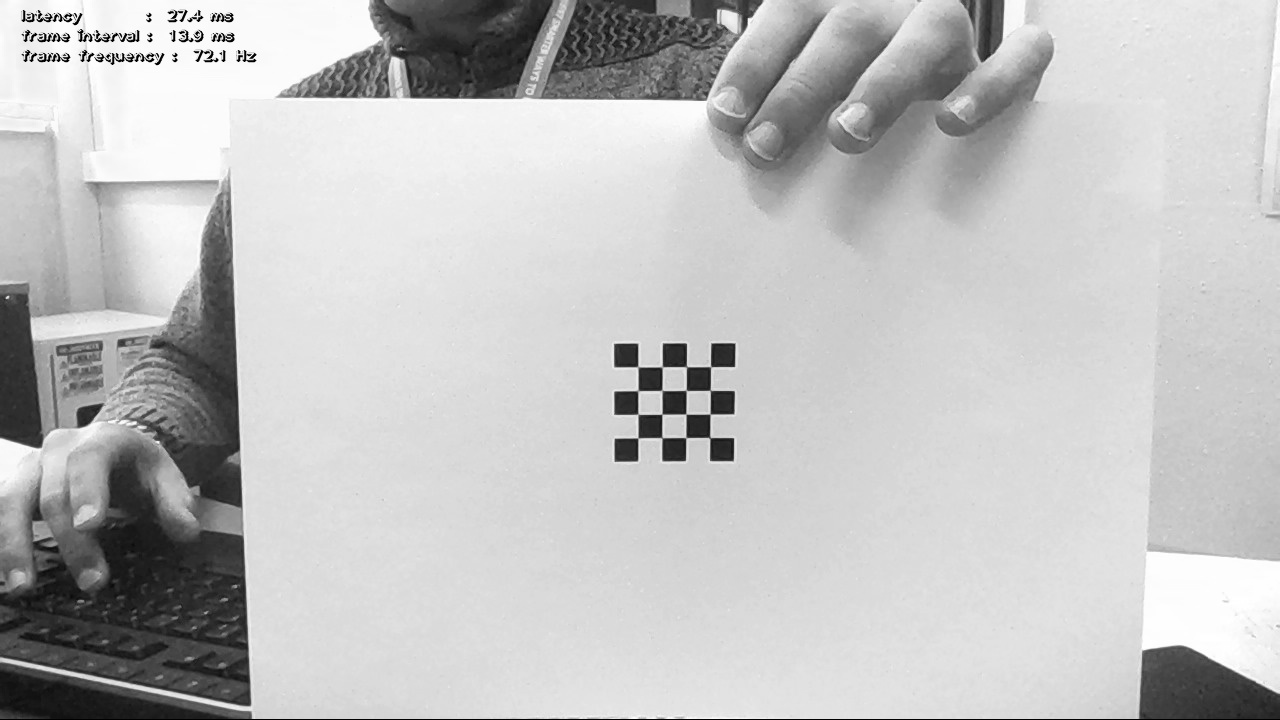
#> input picture Sources/Camera/Tracking/chessboard/New folder (3)/img0.jpg, 1280 x 720 px, given in place of the camera
$ python camshift_ocv.py
#> lines starting #> are read from the running program, lines starting #| are printed output that depends on the picture
import numpy as np
import cv2

cap = cv2.VideoCapture(0)

# take first frame of the video
ret, frame = cap.read()
#> frame is the input picture: shape (720, 1280, 3); min 0, max 255, mean 192.5

# setup initial location of window
r, h, c, w = 250, 90, 400, 125  # simply hardcoded the values
track_window = (c, r, w, h)

# Create a mask image for drawing purposes
maskz = np.zeros_like(frame)

rh = r + w
cw = c + w
# set up the ROI for tracking
roi = frame[r:rh, c:cw]
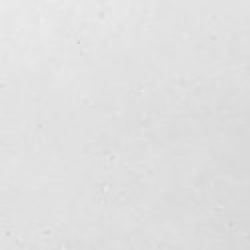
#> roi: shape (125, 125, 3) (shown 2 times larger); min 210, max 235, mean 224.5
hsv_roi = cv2.cvtColor(roi, cv2.COLOR_BGR2HSV)
#> hsv_roi: shape (125, 125, 3); mean H, S, V 0, 0, 224.5
mask = cv2.inRange(hsv_roi, np.array((0., 60., 32.)), np.array((180., 255., 255.)))
#> mask: shape (125, 125); every value is 0
roi_hist = cv2.calcHist([hsv_roi], [0], mask, [180], [0, 180])
#> roi_hist = 180 values from 0 to 0
cv2.normalize(roi_hist, roi_hist, 0, 255, cv2.NORM_MINMAX)

# Setup the termination criteria, either 10 iteration or move by atleast 1 pt
term_crit = (cv2.TERM_CRITERIA_EPS | cv2.TERM_CRITERIA_COUNT, 10, 1)

while True:
    ret, frame = cap.read()

    if ret == True:
        hsv = cv2.cvtColor(frame, cv2.COLOR_BGR2HSV)
#> hsv: shape (720, 1280, 3); mean H, S, V 0, 0, 192.5
        dst = cv2.calcBackProject([hsv], [0], roi_hist, [0, 180], 1)
#> dst: shape (720, 1280); every value is 0
        maskz = np.zeros_like(frame)
        # apply meanshift to get the new location
        ret, track_window = cv2.CamShift(dst, track_window, term_crit)
#> ret = ((0, 0), (0, 0), 0); track_window = (390, 240, 145, 110)

        # Draw it on image
        pts = cv2.boxPoints(ret)
#> pts = [[0, 0], [0, 0], [0, 0], [0, 0]]
        pts = np.int0(pts)
        maskz = cv2.polylines(maskz, [pts], True, 255, 2)

        k = cv2.waitKey(60) & 0xff
#> (key Esc is pressed here)
        if k == 27:
            break
        if k == ord('p'):
            img = frame
            cv2.imshow('img', img)
            cv2.imwrite("saved_current" + ".jpg", img)
        else:
            img = cv2.add(frame, maskz)
            cv2.imshow('img', img)

    else:
        break

cv2.destroyAllWindows()
cap.release()

$ run again, on Sources/Camera/Tracking/chessboard/New folder (3)/img1.jpg
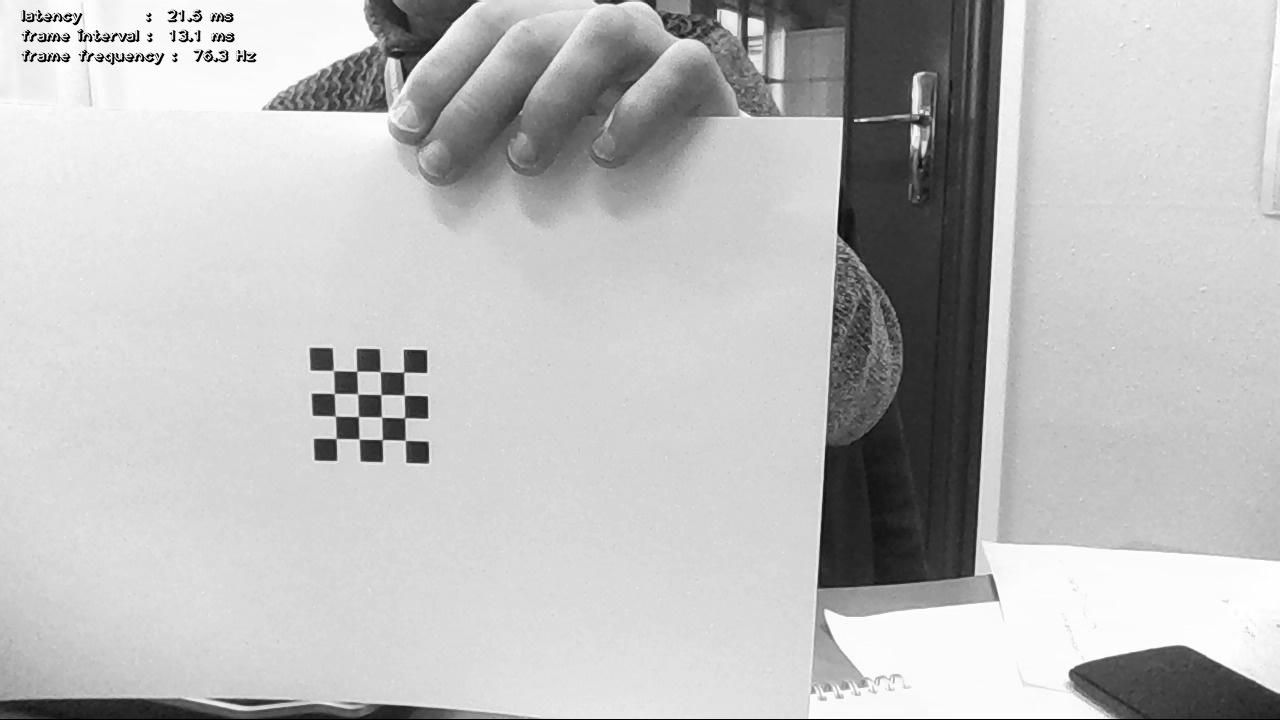
#> input picture Sources/Camera/Tracking/chessboard/New folder (3)/img1.jpg, 1280 x 720 px, given in place of the camera
#> frame is the input picture: shape (720, 1280, 3); min 0, max 255, mean 189.7
#> `roi = frame[r:rh, c:cw]`:
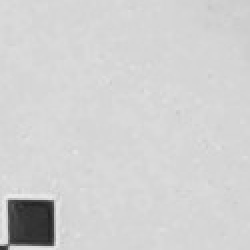
#> roi: shape (125, 125, 3) (shown 2 times larger); min 32, max 236, mean 208.7
#> hsv_roi: shape (125, 125, 3); mean H, S, V 0, 0, 208.7
#> mask: shape (125, 125); every value is 0
#> roi_hist = 180 values from 0 to 0
#> hsv: shape (720, 1280, 3); mean H, S, V 0, 0, 189.7
#> dst: shape (720, 1280); every value is 0
#> ret = ((0, 0), (0, 0), 0); track_window = (390, 240, 145, 110)
#> pts = [[0, 0], [0, 0], [0, 0], [0, 0]]

$ run again, on Sources/Camera/Tracking/chessboard/New folder (3)/img2.jpg
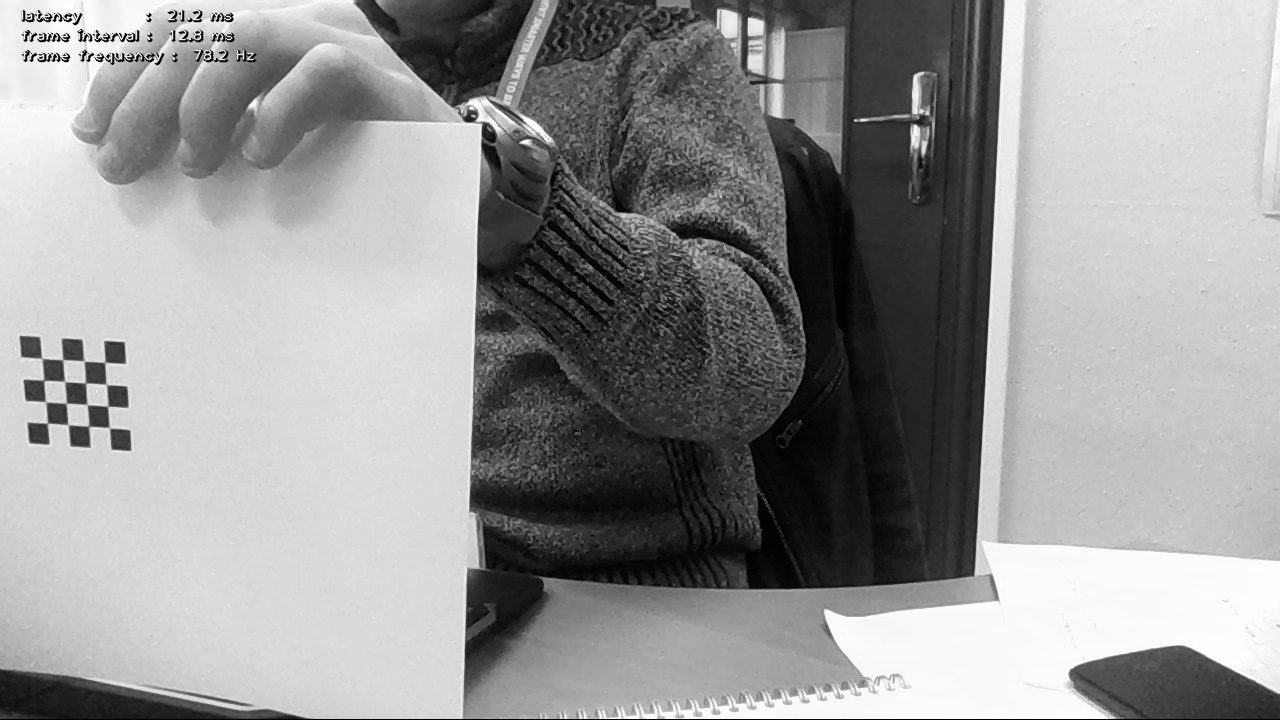
#> input picture Sources/Camera/Tracking/chessboard/New folder (3)/img2.jpg, 1280 x 720 px, given in place of the camera
#> frame is the input picture: shape (720, 1280, 3); min 0, max 255, mean 150.2
#> `roi = frame[r:rh, c:cw]`:
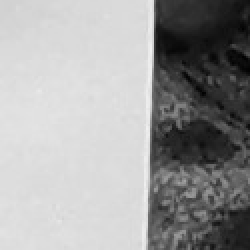
#> roi: shape (125, 125, 3) (shown 2 times larger); min 0, max 240, mean 156.9
#> hsv_roi: shape (125, 125, 3); mean H, S, V 0, 0, 156.9
#> mask: shape (125, 125); every value is 0
#> roi_hist = 180 values from 0 to 0
#> hsv: shape (720, 1280, 3); mean H, S, V 0, 0, 150.2
#> dst: shape (720, 1280); every value is 0
#> ret = ((0, 0), (0, 0), 0); track_window = (390, 240, 145, 110)
#> pts = [[0, 0], [0, 0], [0, 0], [0, 0]]
